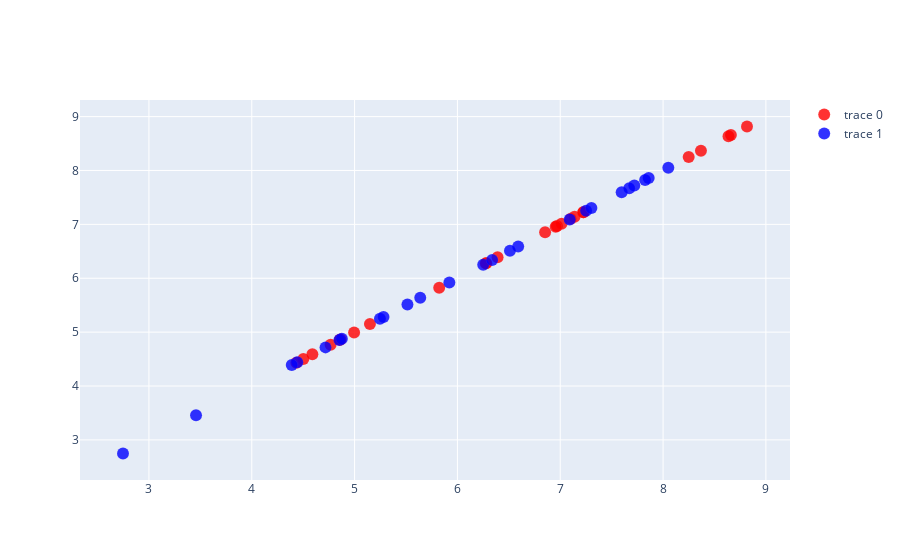

The notebook cell this image was saved under:
### Markdown cell above
### Plot Output data

### Code cell
pca.plot_data()

pca.plot_test()

### Figure 1 — Plotly figure (JSON) as saved in the notebook; plotly's stock layout.template omitted (floating-point values rounded to 4 significant figures)
{"data": [{"marker": {"color": "red", "line": {"color": "rgba(217, 217, 217, 0.14)", "width": 0.5}, "opacity": 0.8, "size": 12}, "mode": "markers", "type": "scatter", "x": [4.767, 7.224, 4.862, 4.501, 4.858, 7.139, 4.995, 8.816, 6.28, 7.103, 6.968, 6.853, 6.391, 7.013, 4.589, 8.368, 7.225, 5.149, 8.636, 6.956, 8.66, 5.823, 8.249, 6.276, 4.434], "y": [4.767, 7.224, 4.862, 4.501, 4.858, 7.139, 4.995, 8.816, 6.28, 7.103, 6.968, 6.853, 6.391, 7.013, 4.589, 8.368, 7.225, 5.149, 8.636, 6.956, 8.66, 5.823, 8.249, 6.276, 4.434]}, {"marker": {"color": "blue", "line": {"color": "rgba(217, 217, 217, 0.14)", "width": 0.5}, "opacity": 0.8, "size": 12}, "mode": "markers", "type": "scatter", "x": [5.638, 7.597, 7.72, 5.246, 6.251, 6.338, 8.051, 4.852, 7.092, 5.514, 7.671, 4.442, 7.86, 3.458, 6.591, 7.251, 5.281, 4.876, 7.303, 4.389, 6.511, 2.748, 4.717, 5.921, 7.825], "y": [5.638, 7.597, 7.72, 5.246, 6.251, 6.338, 8.051, 4.852, 7.092, 5.514, 7.671, 4.442, 7.86, 3.458, 6.591, 7.251, 5.281, 4.876, 7.303, 4.389, 6.511, 2.748, 4.717, 5.921, 7.825]}], "layout": {"scene": {"xaxis": {"title": {"text": "PC1"}}, "yaxis": {"title": {"text": "PC2"}}}, "showlegend": true}}
